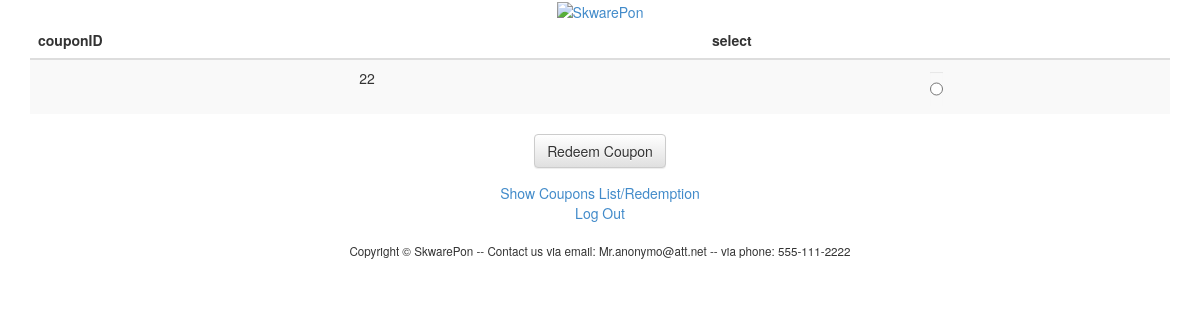
Before: /couponlist.php (signed in) with the older database file.
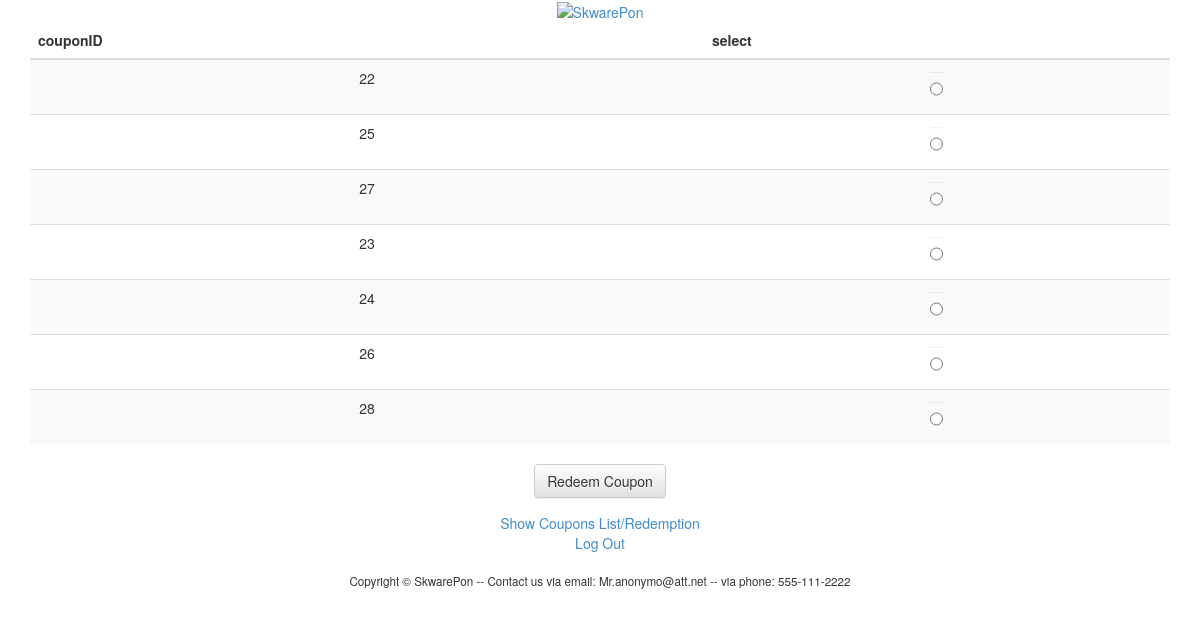
After: the same page with the newer database file.
### tables this page shows
CREATE TABLE `coupons` (
  `couponID` int(11) NOT NULL AUTO_INCREMENT,
  `customerID` int(11) NOT NULL,
  `vendormastercouponID` int(2) NOT NULL,
  `eventID` int(11) NOT NULL,
  `clientID` int(11) NOT NULL,
  `redeemed` tinyint(1) NOT NULL,
  PRIMARY KEY (`couponID`),
  UNIQUE KEY `customerID` (`customerID`,`vendormastercouponID`,`eventID`,`clientID`),
  KEY `clientID` (`clientID`,`eventID`,`vendormastercouponID`),
  CONSTRAINT `coupons_ibfk_2` FOREIGN KEY (`clientID`, `eventID`, `vendormastercouponID`) REFERENCES `vendormastercoupons` (`clientID`, `eventID`, `vendormastercouponID`) ON DELETE CASCADE ON UPDATE CASCADE,
  CONSTRAINT `coupons_ibfk_1` FOREIGN KEY (`customerID`) REFERENCES `customers` (`id`) ON DELETE CASCADE ON UPDATE CASCADE
);

### public/couponlist.php (called while the page is built, shortened)
<?php
    $rows = query("SELECT * FROM coupons WHERE clientID = ? AND redeemed = 0 ORDER BY eventID", $_SESSION["id"]);
    render("/couponlist.php", ["title" => "Customer", "positions" => $rows]);
?>

### templates/couponlist.php (the view)
<form action="couponlist.php" method="post">
    <fieldset>
    <div class="form-group"><table class="table table-striped">
    <thead>
        <tr>
            <th>couponID</th>
            <th>select</th>
        </tr>
    </thead>
    <tbody>
    <?php foreach($positions as $position): ?>
        <tr>
            <td><?= $position["couponID"] ?></td>
            <td><input class="form-control" type="radio" name="couponID" value=<?= $position["couponID"] ?> /></td>
        </tr>
    <? endforeach ?>
    </tbody>
    </table></div>
    <div class="form-group">
        <button type="submit" class="btn btn-default">Redeem Coupon</button>
    </div>
    </fieldset>
</form>
<div>
    <a href="/couponlist.php">Show Coupons List/Redemption</a>
</div>
<div>
    <a href="/logout.php">Log Out</a>
</div>

### includes/functions.php (shortened to what this page needs)
<?php
    function query()
    {
        $sql = func_get_arg(0);
        $parameters = array_slice(func_get_args(), 1);
        static $handle;
        if (!isset($handle))
        {
            try
            {
                $handle = new PDO("mysql:dbname=" . DATABASE . ";host=" . SERVER, USERNAME, PASSWORD);
                $handle->setAttribute(PDO::ATTR_EMULATE_PREPARES, false);
            }
            catch (Exception $e)
            {
                trigger_error($e->getMessage(), E_USER_ERROR);
                exit;
            }
        }
        $statement = $handle->prepare($sql);
        $results = $statement->execute($parameters);
        if ($results !== false)
        {
            return $statement->fetchAll(PDO::FETCH_ASSOC);
        }
        else
        {
            return false;
        }
    }
    function render($template, $values = [])
    {
        if (file_exists("../templates/$template"))
        {
            extract($values);
            require("../templates/header.php");
            require("../templates/$template");
            require("../templates/footer.php");
        }
        else
        {
            trigger_error("Invalid template: $template", E_USER_ERROR);
        }
    }
?>

### templates/header.php (shortened to what this page needs)
<!DOCTYPE html>
<html>
    <head>
        <link href="/css/bootstrap.min.css" rel="stylesheet"/>
        <link href="/css/bootstrap-theme.min.css" rel="stylesheet"/>
        <link href="/css/styles.css" rel="stylesheet"/>
    </head>
    <body>
        <div class="container">
            <div id="top">
                <a href="/"><img alt="SkwarePon" src=""/></a>
            </div>
            <div id="middle">

### templates/footer.php
            </div>
            <div id="bottom">
                Copyright &#169; SkwarePon   -- Contact us via email: Mr.anonymo@att.net -- via phone: 555-111-2222
            </div>
        </div>
    </body>
</html>

### public/css/styles.css (style rules this page uses)
.container { margin-left: auto; margin-right: auto; text-align: center; }
#middle .form-control { display: inline-block; width: auto; }
#bottom { font-size: smaller; margin: 20px; }

Changed rows visible on the page:
added coupons: couponID "25"
added coupons: couponID "27"
added coupons: couponID "23"
added coupons: couponID "24"
added coupons: couponID "26"
added coupons: couponID "28"
